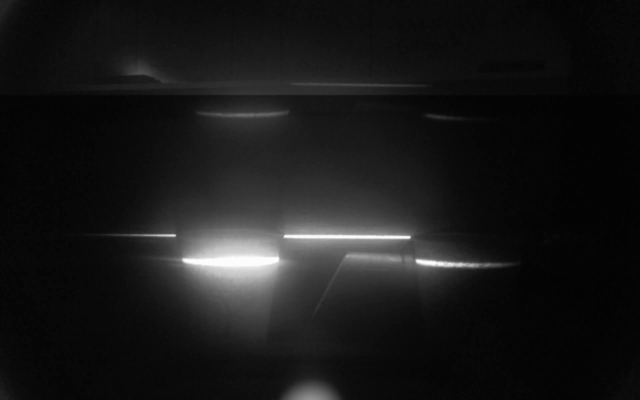
#> input picture frame 0 of aaa.mkv, 1280 x 800 px, given in place of the camera (shown at 1/2 size)
$ python laser_distance_estimator.py 5
#> lines starting #> are read from the running program, lines starting #| are printed output that depends on the picture; after the words box and inside, x2 and y2 are one past the last pixel; in counts of white or black regions, pixels touching at a corner belong together
import os.path
import sys

import cv2
import numpy as np
import math
import scipy.ndimage


# NOTE(danny): these are pretty much the same because the colors are blown out
# on the webcam, and with a filter it doesn't really matter what hue things are
THEORETICAL_GREEN_HUE = 84  # if we believe in nm -> hsv
GREEN_LOW = np.array([0, 0, 0])
GREEN_HIGH = np.array([255, 140, 255])
RED_LOW = np.array([0, 0, 0])
RED_HIGH = np.array([255, 130, 255])

CALIBRATION_PATH = '/opt/catkin_ws/src/underwater_vision/src/calibration.txt'

# Chop off the top 1/3 of the image, where the laser line should never be
CHOP_OFF_TOP = True
# I was getting garbage data on the left and right side of the webcam image
# this just cuts off the first and last fifths of the image in the mask
CHOP_OFF_SIDES = True

# distance (cm), slope (px/px), intercept (px)
DEFAULT_CALIBRATION_DATA = np.array([
    [10.0, 0.08375113961068108, 613.8094457107748],
    [15.0, 0.08381618498261525, 556.1974345501516],
    [20.0, 0.08986005066514643, 529.0823817137535],
    [25.0, 0.09322673874571293, 500.07171733379323],
    [30.0, 0.09781964396062857, 482.1870497656779],
    [35.0, 0.10014931123851636, 468.3442543633034],
    [40.0, 0.09934762035214356, 458.54197372319885],
    [45.0, 0.09719341659355654, 452.15569262450776],
    [50.0, 0.096715703558109, 446.30163810992184]
])


class DistanceEstimator(object):
    """
    Stores the coefficients for estimating the distance from the camera
    to the laser reflection.

    Has convenience methods for calculating, loading, and saving
    calibration files with the coefficients.
    """
    def __init__(self, a, b, c, theta):
        super(DistanceEstimator, self).__init__()
        self.a = a
        self.b = b
        self.c = c
        self.theta = theta

        # only used in the calculate_distances method
        self.slope = math.tan(theta)  # yes, I did do this thank you

    def calculate_distances(self, coms):
        """
        Calculate the distance from the camera to a numpy array of the
        center of mass of the pixels in each column identified to be part
        of the laser reflection.

        this could be improved by storing width/height in a calibration file
        which makes a lot of sense given that the data will only work if the
        pixel height differences are in the same coordinate space as when
        calibrated
        """
        # assumes that the width of com is the width of the input image
        width = len(coms)

        # TODO(danny): precalculate this
        corrected_coms = coms - np.arange(-width / 2, width / 2) * self.slope
        return self.a + self.b * np.log(corrected_coms - self.c)

    def save(self, path=CALIBRATION_PATH):
        with open(path, 'w') as calibration_file:
            calibration_file.write('# lambda px: a+b*np.log(px - c) -> distance cm\n')
            calibration_file.write('{},{},{}\n'.format(self.a, self.b, self.c))
            calibration_file.write('# angle of laser line relative to camera (radians)\n')
            calibration_file.write('{}\n'.format(self.theta))

        print('saved to {}'.format(path))

    @staticmethod
    def find_calibration(calibration_data, show=False):
        import scipy.optimize  # delayed import because it's not usually necessary
        # distance (cm), slope (px/px), intercept (px)

        avg_theta = np.mean(np.arctan(calibration_data[:, 1]))

        dist_cm = calibration_data[:, 0]
        intercept_px = calibration_data[:, 2]
        a, b, c = scipy.optimize.curve_fit(lambda x,a,b,c: a+b*np.log(x - c), intercept_px, dist_cm)[0]

        if show:
            import matplotlib.pyplot as plt
            plt.plot(intercept_px, dist_cm, 'o', label='Original data', markersize=10)
            smoother_px_values = np.linspace(intercept_px[0], intercept_px[-1], 100)
            plt.plot(smoother_px_values, a + b * np.log(smoother_px_values - c), 'r', label='Fitted line')
            plt.legend()
            plt.show()

        print('a: {} b: {} c: {} theta: {}'.format(a, b, c, avg_theta))

        return DistanceEstimator(a, b, c, avg_theta)

    @staticmethod
    def load_calibration(path=CALIBRATION_PATH):
        with open(path, 'r') as calibration_file:
            _ = calibration_file.readline()  # read comment
            curve_coefs_str = calibration_file.readline()  # read curve data
            _ = calibration_file.readline()  # read next comment
            theta_str = calibration_file.readline()  # read laser angle data

        a, b, c = (float(n) for n in curve_coefs_str.split(','))
        theta = float(theta_str)

        return DistanceEstimator(a, b, c, theta)


class LaserLineDetector(object):
    """ Stores data for detecting a laser in a webcam image """
    def __init__(self, camera=0):
        super(LaserLineDetector, self).__init__()
        self.camera_id = camera  # /dev/videoX
        self.cap = None  # cv video capture

        self.cur_frame = None  # cv input frame (drawn upon late in loop)
        self.cur_mask = None
        self.cur_coms = None  # center of mass detections per column
        self.cur_distances = None

        self.estimator = None
        if os.path.exists(CALIBRATION_PATH):
            self.estimator = DistanceEstimator.load_calibration(CALIBRATION_PATH)
#> (reads catkin_ws/src/underwater_vision/src/calibration.txt from the repository)

    def step(self, frame):
        self.cur_frame = frame

        self.find_laser_coms()

    def find_laser_coms(self):
        self.cur_mask = find_laser_line_mask(self.cur_frame)
        self.cur_coms = get_laser_coms_from_mask(self.cur_mask)

    def draw_laser_coms(self):
        for i, mass_px in enumerate(self.cur_coms):
            h = int(mass_px)
            cv2.line(self.cur_frame, (i,h), (i,h), (255,0,0), 1)

    def draw_intercept(self):
        m, c = self.approximate_slope_intercept()
        height, width, channels = self.cur_frame.shape
        y = int(round(c))
        y_diff = int(width / 2 * m)
        cv2.line(self.cur_frame, (width // 2, y), (width // 4, y), (255, 0, 200), 1)
        cv2.line(self.cur_frame, (0, y - y_diff), (width, y + y_diff), (0, 0, 255), 1)

    def approximate_slope_intercept(self, debug=False):
        """
        assuming a flat obstacle parallel to the camera plane
        finds the angle of the laser

        needs frame and coms
        """
        non_zero_coms = self.cur_coms[self.cur_coms > 0.0]
        coms_width = len(self.cur_coms)

        x = np.arange(-coms_width / 2, coms_width / 2)

        x = x[self.cur_coms > 0.0]
        weights = np.ones(len(x))

        A = np.vstack([x, weights]).T
        y = non_zero_coms

        if not len(y):
            return 0.0, 0
        m, c = np.linalg.lstsq(A, y, rcond=None)[0]

        # useful little debug code that I don't want to get rid of yet
        if debug:
            import matplotlib.pyplot as plt
            plt.plot(x, y, 'o', label='Original data', markersize=10)
            plt.plot(x, m*x + c, 'r', label='Fitted line')
            plt.legend()
            plt.show()
            input('done yet?')
        return m, c  # slope, intercept

    def find_distances(self):
        if self.estimator is None:
            return

        dists = self.estimator.calculate_distances(self.cur_coms)
        self.cur_distances = dists

    def draw_distances(self):
        height, width, channels = self.cur_frame.shape
        for x, dist in enumerate(self.cur_distances):
            if not math.isnan(dist):
                cv2.line(self.cur_frame, (x, 0), (x, int(dist)), (0, 0, 255), 1)

    def run_windowed(self):
        self.cap = cv2.VideoCapture(self.camera_id)

        calibration_data = []
        calibrate_step = 10.
        print('Put setup {}cm away from wall to calibrate (hit c)'.format(
            calibrate_step
        ))
        print('otherwise let the magic happen')

        while(True):
            ret, frame = self.cap.read()
#> frame is the input picture: shape (800, 1280, 3); min 2, max 255, mean 24.6
            self.step(frame)
#> in find_laser_line_mask, `hsv = cv2.cvtColor(img, cv2.COLOR_BGR2HSV)`: hsv: shape (800, 1280, 3); mean H, S, V 0, 0, 24.6
#> in find_laser_line_mask, `mask = cv2.inRange(hsv, GREEN_LOW, GREEN_HIGH)`: mask: shape (800, 1280); every value is 255
#> in find_laser_line_mask, `cv2.rectangle(mask, (0, 0), (cols, rows // 4), (0, 0, 0), -1)`:
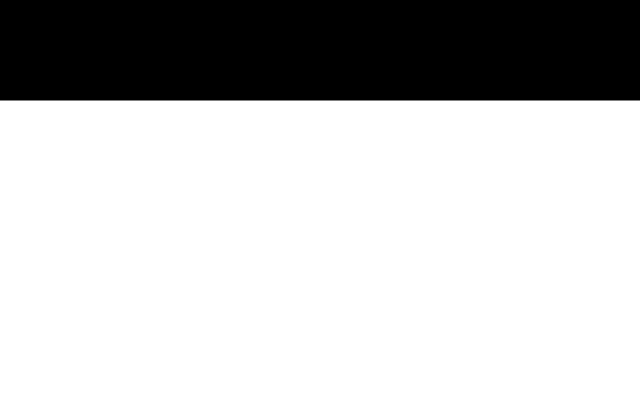
#> mask: shape (800, 1280) (shown at 1/2 size); 74.9% white; 1 black region, box (x1, y1, x2, y2) and area: (0, 0, 1280, 201) 257280
#> in find_laser_line_mask, `cv2.rectangle(mask, (cols - (cols // 5), 0), (cols, rows), (0, 0, 0), ..`:
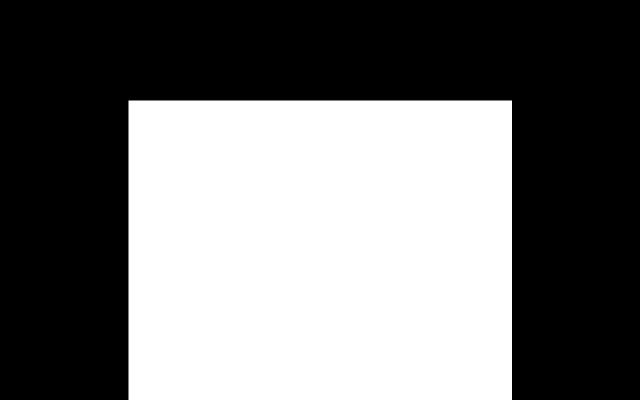
#> mask: shape (800, 1280) (shown at 1/2 size); 44.9% white; 1 white region, box (x1, y1, x2, y2) and area: (257, 201, 1024, 800) 459433
#> after the loop in get_laser_coms_from_mask, `for col in range(cols):`: center_of_masses = 1280 values, max 500 at index 257, min 0 at index 0, mean 299.6
#> in find_laser_coms, `self.cur_coms = get_laser_coms_from_mask(self.cur_mask)`: self.cur_coms has the same summary as center_of_masses in get_laser_coms_from_mask

            self.draw_laser_coms()
#> after the loop in draw_laser_coms, `for i, mass_px in enumerate(self.cur_coms):`:
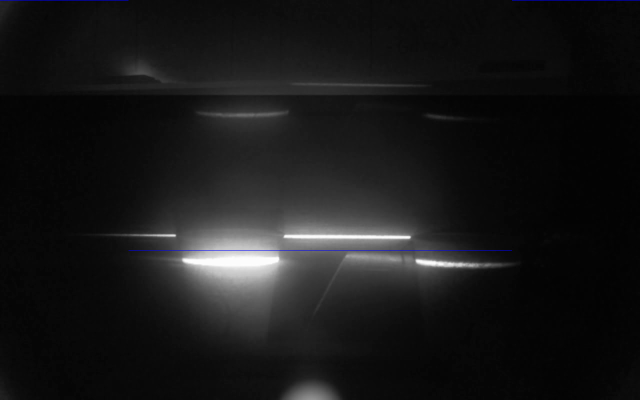
#> self.cur_frame: shape (800, 1280, 3) (shown at 1/2 size); 0.12% of pixels changed, all inside (x1, y1, x2, y2) = (0, 0, 1280, 501)
            self.draw_intercept()
#> in approximate_slope_intercept, `non_zero_coms = self.cur_coms[self.cur_coms > 0.0]`: non_zero_coms = 767 values from 500 to 500
#> in approximate_slope_intercept, `coms_width = len(self.cur_coms)`: coms_width = 1280
#> in approximate_slope_intercept, `x = x[self.cur_coms > 0.0]`: x = 767 values from -383 to 383
#> in approximate_slope_intercept, `weights = np.ones(len(x))`: weights = 767 values from 1 to 1
#> in approximate_slope_intercept, `A = np.vstack([x, weights]).T`: A = 767 pairs, first value -383 to 383, second value 1 to 1
#> in approximate_slope_intercept, `y = non_zero_coms`: y = 767 values from 500 to 500
#> in approximate_slope_intercept, `m, c = np.linalg.lstsq(A, y, rcond=None)[0]`: m = 8.34e-17; c = 500
#> in draw_intercept, `m, c = self.approximate_slope_intercept()`: m = 8.34e-17; c = 500
#> in draw_intercept, `y_diff = int(width / 2 * m)`: y_diff = 0
#> in draw_intercept, `cv2.line(self.cur_frame, (width // 2, y), (width // 4, y), (255, 0, 20..`: self.cur_frame: shape (800, 1280, 3); 0.03% of pixels changed, all inside (x1, y1, x2, y2) = (320, 500, 641, 501)
#> in draw_intercept, `cv2.line(self.cur_frame, (0, y - y_diff), (width, y + y_diff), (0, 0, ..`:
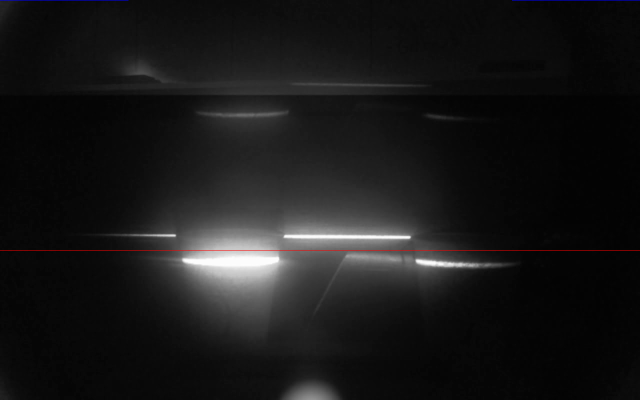
#> self.cur_frame: shape (800, 1280, 3) (shown at 1/2 size); mean B, G, R 24.6, 24.5, 24.8
            self.find_distances()
#> in calculate_distances, `width = len(coms)`: width = 1280
#> in calculate_distances, `corrected_coms = coms - np.arange(-width / 2, width / 2) * self.slope`: corrected_coms = 1280 values, max 535.8 at index 257, min -59.77 at index 1279, mean 299.7
            self.draw_distances()
#> after the loop in draw_distances, `for x, dist in enumerate(self.cur_distances):`:
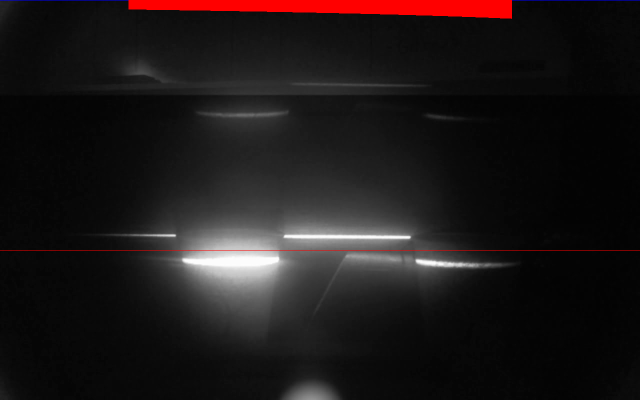
#> self.cur_frame: shape (800, 1280, 3) (shown at 1/2 size); 1.98% of pixels changed, all inside (x1, y1, x2, y2) = (257, 0, 1024, 38)

            cv2.imshow('result', self.cur_frame)
            key = cv2.waitKey(1) & 0xFF
#> (key q is pressed here)
            if key == ord('q'):
                break
            elif key == ord('c'):
                print('Capturing {}cm...'.format(calibrate_step))
                m, c = self.approximate_slope_intercept()
                calibration_data.append(
                    [calibrate_step, m, c]
                )
                calibrate_step += 5.
                print('Place setup at {}cm from wall or hit d for done'.format(
                    calibrate_step
                ))

                print(', '.join([str(f) for f in calibration_data[-1]]))
            elif key == ord('d'):
                DistanceEstimator.find_calibration(np.array(calibration_data)).save()

        # When everything done, release the capture
        self.cap.release()
        cv2.destroyAllWindows()


def get_laser_coms_from_mask(mask):
    rows, cols = mask.shape
    center_of_masses = np.zeros(cols)
    for col in range(cols):
        column = mask[:, col]
        if any(column):
            center_of_masses[col] = scipy.ndimage.measurements.center_of_mass(column)[0]

    return center_of_masses

def get_average_laser_px(center_of_masses):
    mean_laser_px = np.mean(
        center_of_masses[np.nonzero(center_of_masses)]
    )

    return mean_laser_px

def find_laser_line_mask(img):
    hsv = cv2.cvtColor(img, cv2.COLOR_BGR2HSV)

    mask = cv2.inRange(hsv, GREEN_LOW, GREEN_HIGH)

    # draw a rectangle over the top quarter of the image, the laser
    # should never be detected there (unless you have a bad laser angle offset)
    rows, cols = mask.shape
    if CHOP_OFF_TOP:
        # last arg -1 means to fill the rectangle with the color (black)
        cv2.rectangle(mask, (0, 0), (cols, rows // 4), (0, 0, 0), -1)
    if CHOP_OFF_SIDES:
        cv2.rectangle(mask, (0, 0), (cols // 5, rows), (0, 0, 0), -1)
        cv2.rectangle(mask, (cols - (cols // 5), 0), (cols, rows), (0, 0, 0), -1)

    return mask


if __name__ == '__main__':
    if len(sys.argv) != 2:
        print('usage: python laser_distance_estimator.py <opencv_camera_id/path_to_video>')
        exit(1)
    try:
        camera_id = int(sys.argv[1])
    except ValueError:
        camera_id = sys.argv[1]
    LaserLineDetector(camera=camera_id).run_windowed()
